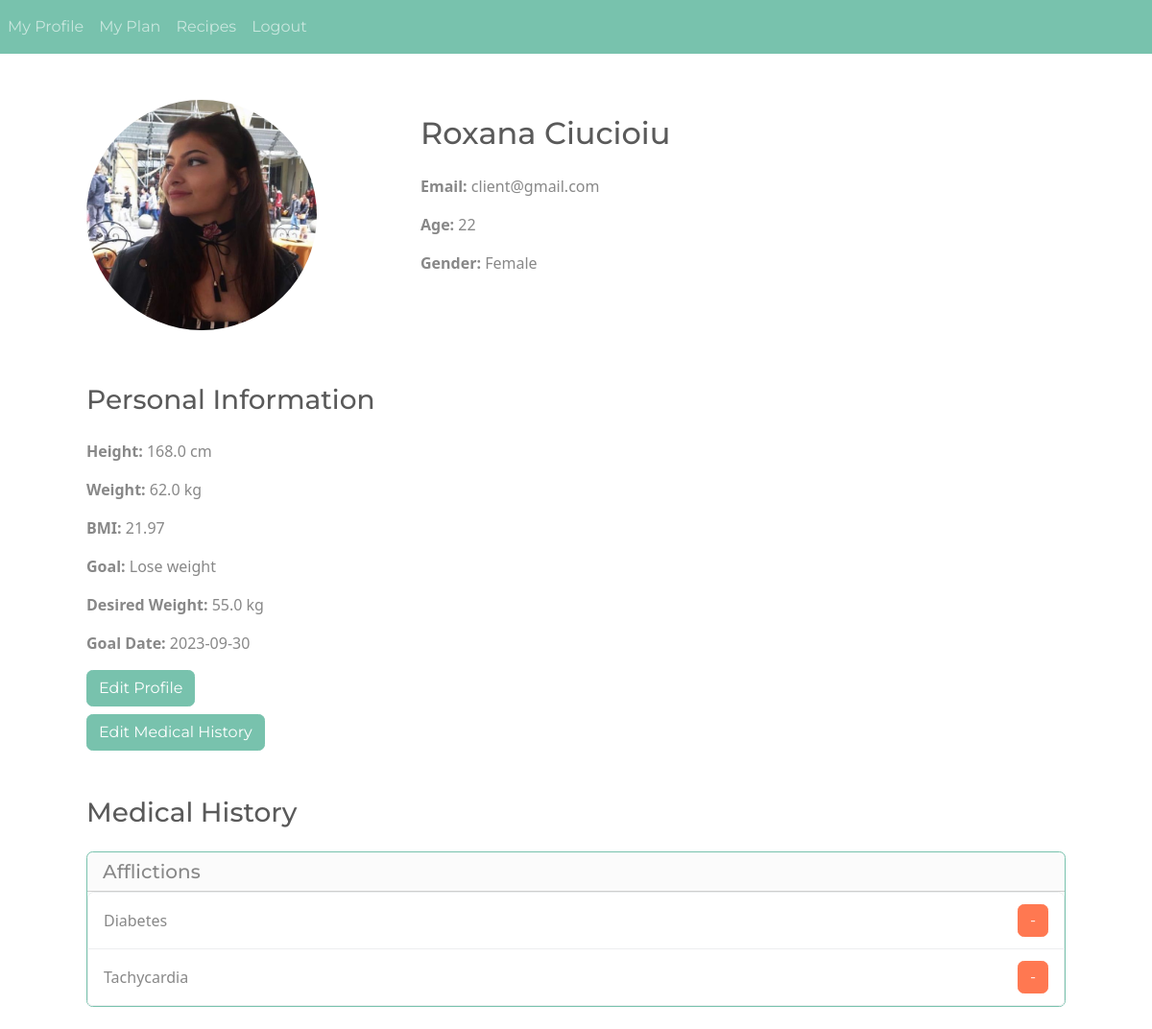
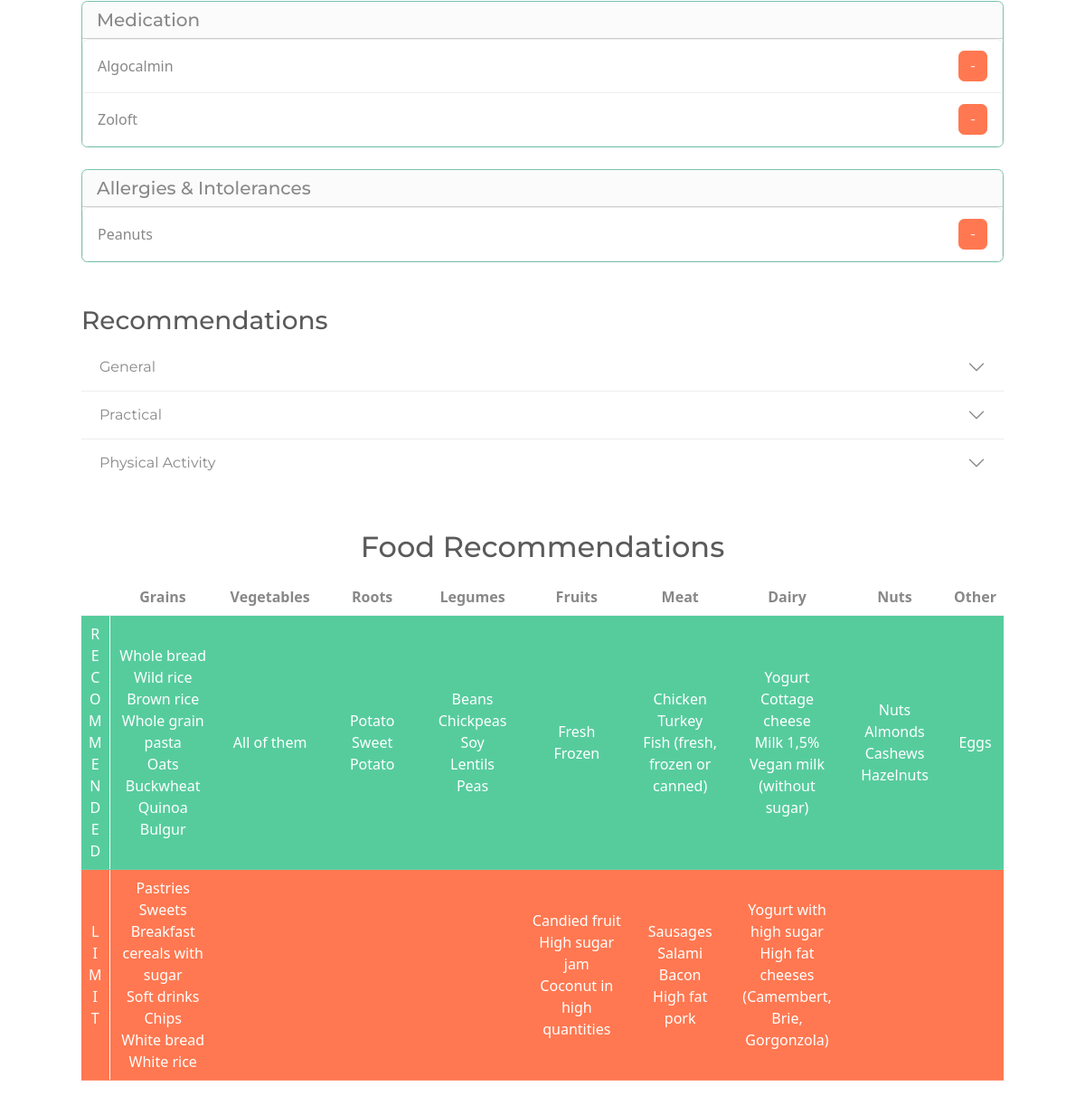
/client-profile (signed in), run on the app's committed database (2 pictures, top to bottom).
### website/models.py (models this page shows, shortened)
class User(db.Model, UserMixin):
    id = Column(Integer, primary_key=True)
    email = Column(String(150), unique=True, nullable=False)
    password = Column(String(150), nullable=False)
    first_name = Column(String(150))
    last_name= Column(String(150))
    date_of_birth = Column(Date)
    gender = Column(String(150), nullable=False)
    account_type = Column(String(20), nullable=False)
    profile_picture = Column(String(100), nullable=True)
    __mapper_args__ = {
        'polymorphic_identity': 'user',
        'polymorphic_on': account_type
    }

class Client(User):
    id = Column(Integer, ForeignKey('user.id'), primary_key=True)
    nutritionist_id = Column(Integer, ForeignKey('nutritionist.id'))
    nutritionist = relationship('Nutritionist', back_populates='clients', foreign_keys=[nutritionist_id])
    height = Column(Float, nullable=True)
    weight = Column(Float, nullable=True)
    bmi = Column(Float, nullable=True)
    goal = Column(String(50), nullable=True)
    desired_weight = Column(Float, nullable=True)
    desired_date = Column(Date)
    notifications = relationship('Notification', back_populates='client')
    __mapper_args__ = {
        'polymorphic_identity': 'client'
    }

class Afflictions(db.Model):
    id = Column(Integer, primary_key = True)
    client_id = Column(Integer, ForeignKey('client.id'), nullable=False)
    affliction_name = Column(String(30), nullable=False)

class Medication(db.Model):
    id = Column(Integer, primary_key = True)
    client_id = Column(Integer, ForeignKey('client.id'), nullable=False)
    medication_name = Column(String(30), nullable=False)

class AllergiesIntolerances(db.Model):
    id = Column(Integer, primary_key = True)
    client_id = Column(Integer, ForeignKey('client.id'), nullable=False)
    allergy_name = Column(String(30), nullable=False)

### website/views.py (the view, shortened to what this page needs)
@views.route('/client-profile', methods=['GET', 'POST'])
@login_required
def client_profile():
    client = Client.query.get(current_user.id)
    afflictions = Afflictions.query.filter_by(client_id=client.id).all();
    medications = Medication.query.filter_by(client_id=client.id).all();
    allergies = AllergiesIntolerances.query.filter_by(client_id=client.id).all();
    recommendations = Recommendation.query.filter_by(client_id=client.id).all();
    date_of_birth=client.date_of_birth
    today = datetime.now().date()
    age = None
    age = today.year - date_of_birth.year - ((today.month, today.day) < (date_of_birth.month, date_of_birth.day))
    return render_template('client_profile.html', user=client, client=client, client_id=current_user.id, profile_picture=url_for('static', filename='profile_pictures/' + client.profile_picture), age=age, afflictions=afflictions, medications=medications, allergies=allergies, recommendations=recommendations)

### website/__init__.py (called while the page is built)
def create_app():
    app = Flask(__name__)
    app.config['SECRET_KEY'] = 'abc'
    app.config['SQLALCHEMY_DATABASE_URI'] = f'sqlite:///{DB_NAME}'
    db.init_app(app)
    from .views import views
    from .auth import auth
    app.register_blueprint(views, url_prefix='/')
    app.register_blueprint(auth, url_prefix='/')
    from .models import User
    with app.app_context():
        db.create_all()
    login_manager = LoginManager()
    login_manager.login_view = 'auth.login'
    login_manager.init_app(app)
    @login_manager.user_loader
    def load_user(id):
        return User.query.get(int(id))
    return app

### website/templates/client_profile.html (shortened to what this page needs)
{% extends "base.html" %}
{% block content %}
<div class="container p-5">
 <div class="profile-info">
   <div class="row">
         <div class="col-md-4">
             <div class="profile-picture-container">
               <img src="{{ profile_picture }}" class="profile-picture" alt="Profile Picture">
             </div>
         </div>
         <div class="col-md-8 pt-3 ">
              <h2 class="pb-3">{{ user.first_name }} {{ user.last_name }}</h2>
              <p><strong>Email:</strong> {{ user.email }}</p>
              <p><strong>Age:</strong> {{ age }} </p>
              <p><strong>Gender:</strong> {{ user.gender.capitalize() }} </p>
         </div>
    </div>
 </div>
<div class="bs-doc-section personal-info pt-2 mt-5 mb-0">
    <h3 class="pb-3">Personal Information</h3>
    <p><strong>Height:</strong> {{ user.height }} cm</p>
    <p><strong>Weight:</strong> {{ user.weight }} kg</p>
    <p><strong>BMI:</strong> {{ user.bmi }}</p>
    {% if user.goal %}
    <p><strong>Goal:</strong> {{ user.goal.capitalize() }}</p>
    {% endif %}
    <p><strong>Desired Weight:</strong> {{ user.desired_weight }} kg</p>
    <p><strong>Goal Date:</strong> {{ user.desired_date }}</p>
    <button id="edit_client_profile_btn" class="btn btn-primary">Edit Profile</button>
    <button id="edit-history-btn" class="btn btn-primary mt-2">Edit Medical History</button>
</div>
{% include "meal_plan.html" %}
</div>
{% endblock %}

### website/templates/meal_plan.html (shortened to what this page needs)
{% block content %}
<div class="bs-doc-section medical-history mt-5">
    <h3>Medical History</h3>
    <div class="afflictions mt-4 card border-primary">
        <h5 class="card-header">Afflictions</h5>
        <ul class="list-group item-list">
            {% for affliction in afflictions %}
            <li class="list-group-item d-flex justify-content-between align-items-center">
                {{ affliction.affliction_name }}
                {% if current_user.account_type == 'client' %}
                <button class="btn btn-danger delete-btn pt-1 pb-1 mt-1 mb-1" type="button" data-entry-type="affliction" data-entry-id="{{ affliction.id }}">-</button>
                {% endif %}
            </li>
            {% endfor %}
        </ul>
    </div>
    <div class="medication mt-4 card border-primary">
        <h5 class="card-header">Medication</h5>
        <ul class="list-group item-list">
            {% for medication in medications %}
            <li class="list-group-item d-flex justify-content-between align-items-center">
                {{ medication.medication_name }}
                {% if current_user.account_type == 'client' %}
                <button class="btn btn-danger delete-btn pt-1 pb-1 mt-1 mb-1" type="button" data-entry-type="medication" data-entry-id="{{ medication.id }}">-</button>
                {% endif %}
            </li>
            {% endfor %}
        </ul>
    </div>
    <div class="allergies mt-4 card border-primary">
        <h5 class="card-header">Allergies & Intolerances</h5>
        <ul class="list-group item-list">
            {% for allergy in allergies %}
            <li class="list-group-item d-flex justify-content-between align-items-center">
                {{ allergy.allergy_name }}
                {% if current_user.account_type == 'client' %}
                <button class="btn btn-danger delete-btn pt-1 pb-1 mt-1 mb-1" type="button" data-entry-type="allergy" data-entry-id="{{ allergy.id }}">-</button>
                {% endif %}
            </li>
            {% endfor %}
        </ul>
    </div>
</div>
<div class="bs-doc-section mt-5">
    <h3>Recommendations</h3>
    <div class="accordion accordion-flush" id="accordionExample">
      <div class="accordion-item">
        <h2 class="accordion-header" id="headingOne">
          <button class="accordion-button collapsed" type="button" data-bs-toggle="collapse" data-bs-target="#collapseOne" aria-expanded="false" aria-controls="collapseOne">
            General
          </button>
        </h2>
      </div>
      <div class="accordion-item">
        <h2 class="accordion-header" id="headingTwo">
          <button class="accordion-button collapsed" type="button" data-bs-toggle="collapse" data-bs-target="#collapseTwo" aria-expanded="false" aria-controls="collapseTwo">
            Practical
          </button>
        </h2>
      </div>
      <div class="accordion-item">
        <h2 class="accordion-header" id="headingThree">
          <button class="accordion-button collapsed" type="button" data-bs-toggle="collapse" data-bs-target="#collapseThree" aria-expanded="false" aria-controls="collapseThree">
            Physical Activity
          </button>
        </h2>
      </div>
    </div>
  </div>
 <div class="mt-5">
 <h2 align="center" class="pb-2">Food Recommendations</h2>
 <table class="table">
  <thead align="center">
    <tr>
      <th scope="col"></th>
      <th scope="col" class="equidistant-columns">Grains</th>
      <th scope="col" class="equidistant-columns">Vegetables</th>
      <th scope="col" class="equidistant-columns">Roots</th>
      <th scope="col" class="equidistant-columns">Legumes</th>
      <th scope="col" class="equidistant-columns">Fruits</th>
      <th scope="col" class="equidistant-columns">Meat</th>
      <th scope="col" class="equidistant-columns">Dairy</th>
      <th scope="col" class="equidistant-columns">Nuts</th>
      <th scope="col" class="equidistant-columns">Other</th>
    </tr>
  </thead>
  <tbody style="text-align: center; vertical-align: middle;">
    <tr class="table-success">
      <td class="recom">R<br>E<br>C<br>O<br>M<br>M<br>E<br>N<br>D<br>E<br>D</td>
      <td>
       Whole bread<br>
       Wild rice<br>
	   Brown rice<br>
	   Whole grain pasta<br>
	   Oats<br>
	   Buckwheat<br>
	   Quinoa<br>
	   Bulgur<br>
      </td>
      <td>All of them</td>
      <td>
          Potato<br>
          Sweet Potato
      </td>
      <td>
        Beans<br>
    	Chickpeas<br>
	    Soy<br>
	    Lentils<br>
    	Peas<br>
      </td>
      <td>
        Fresh<br>
        Frozen
      </td>
      <td>
        Chicken<br>
	    Turkey<br>
	    Fish (fresh, frozen or canned)<br>
      </td>
      <td>
        Yogurt<br>
	    Cottage cheese<br>
	    Milk 1,5%<br>
	    Vegan milk<br>
        (without sugar)
      </td>
      <td>
        Nuts<br>
	    Almonds <br>
	    Cashews<br>
	    Hazelnuts<br>
      </td>
      <td>Eggs</td>
    </tr>
    <tr class="table-danger">
      <td class="recom">L<br>I<br>M<br>I<br>T</td>
      <td>
        Pastries<br>
	    Sweets <br>
	    Breakfast cereals with sugar<br>
	    Soft drinks<br>
	    Chips<br>
	    White bread<br>
	    White rice <br>
      </td>
      <td></td>
      <td></td>
      <td></td>
      <td>
        Candied fruit<br>
	    High sugar jam<br>
	    Coconut in high quantities<br>
      </td>
      <td>
        Sausages<br>
	    Salami <br>
	    Bacon <br>
	    High fat pork <br>
      </td>
      <td>
        Yogurt with high sugar <br>
    	High fat cheeses<br>
        (Camembert, Brie, Gorgonzola)
      </td>
      <td></td>
      <td></td>
    </tr>
  </tbody>
</table>
</div>
</div>
{% endblock %}

### website/static/css/style.css (style rules this page uses)
.recom { border-right: 1px solid white; }
.equidistant-columns { width: calc(100% / 8); }
.profile-picture-container { width: 20vw; height: 20vw; overflow: hidden; border-radius: 50%; }
.profile-picture { width: 100%; height: 100%; object-fit: cover; }

### data on the page
User: first_name "Roxana", last_name "Ciucioiu", email "client@gmail.com", gender "Female"
Client: height "168.0", weight "62.0", bmi "21.97", goal "Lose weight", desired_weight "55.0", desired_date "2023-09-30"
Afflictions: affliction_name "Diabetes"
Afflictions: affliction_name "Tachycardia"
Medication: medication_name "Algocalmin"
Medication: medication_name "Zoloft"
AllergiesIntolerances: allergy_name "Peanuts"

### other printed values
{{ age }} "22"
